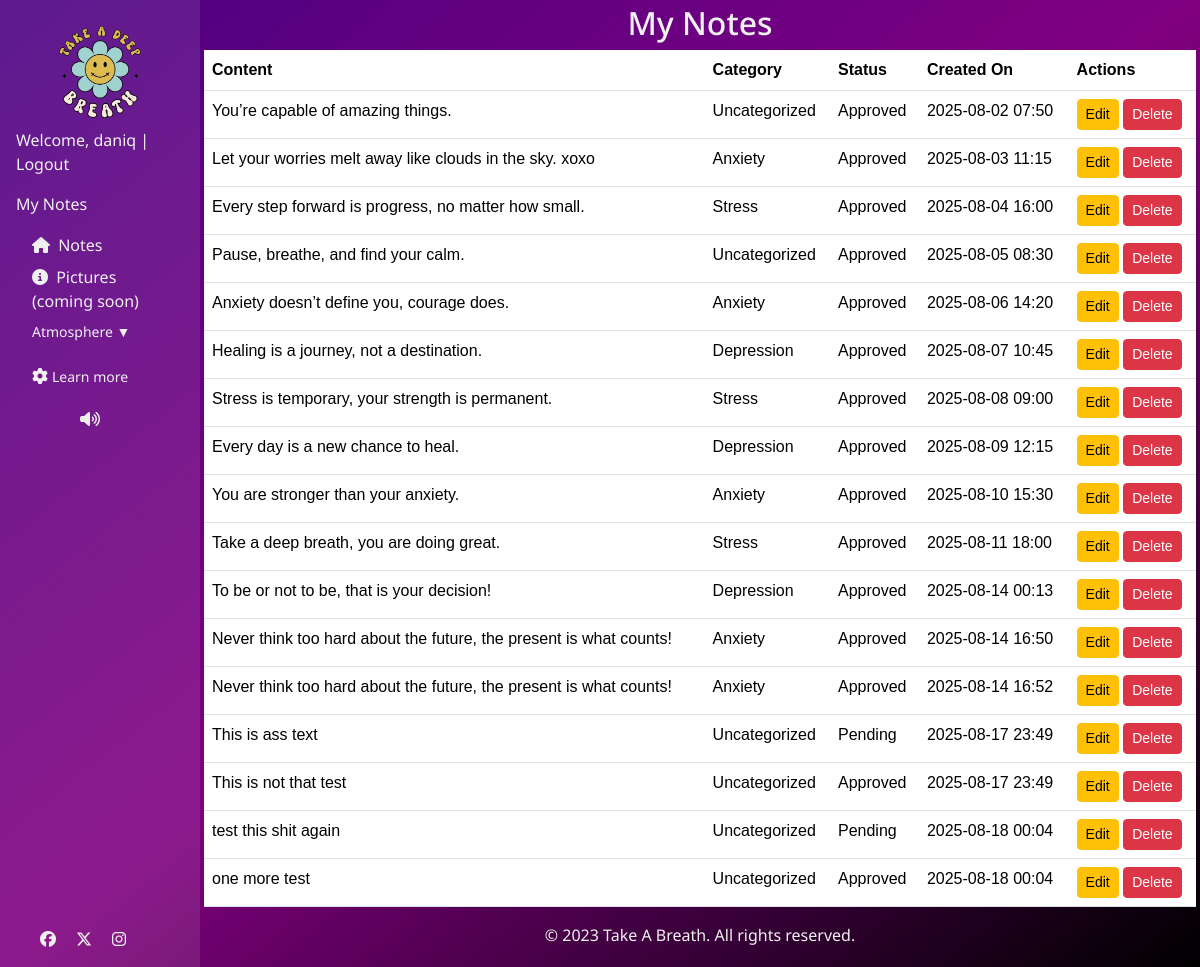
Screenshot of /my-notes/ (signed in) with the database file from the repository.
### quote/models.py (models this page shows, shortened)
class Note(models.Model):
    CATEGORY = (
        (0, "Uncategorized"),
        (1, "Stress"),
        (2, "Depression"),
        (3, "Anxiety"),
    )
    STATUS = (
        (0, "Pending"),
        (1, "Approved"),
        (2, "Denied"),
    )
    content = models.CharField(max_length=100)
    name = models.CharField(max_length=100, default='anonymous', blank=True)
    created_on = models.DateTimeField(auto_now_add=True)
    status = models.IntegerField(choices=STATUS, default=0)
    category = models.IntegerField(choices = CATEGORY, default=0, blank=True)
    author = models.ForeignKey(
        User,
        on_delete=models.SET(get_removed_user),
        related_name="notes",
    )
    class Meta:
        ordering = ["created_on"] # Order by creation date in ascending order

### quote/views.py (the view)
# urls.py: path('my-notes/', views.MyNotesView.as_view(), name='my_notes'),
class MyNotesView(LoginRequiredMixin, ListView):
    model = Note
    template_name = "quote/my-notes.html"
    context_object_name = "notes"
    def get_queryset(self):
        return Note.objects.filter(author=self.request.user)

### quote/templates/quote/my-notes.html
{% extends "base.html" %}
{% block content %}
<h2>My Notes</h2>
{% if notes %}
<table class="table">
  <thead>
    <tr>
      <th>Content</th>
      <th>Category</th>
      <th>Status</th>
      <th>Created On</th>
      <th>Actions</th>
    </tr>
  </thead>
  <tbody>
    {% for note in notes %}
    <tr>
      <td>{{ note.content }}</td>
      <td>{{ note.get_category_display }}</td>
      <td>{{ note.get_status_display }}</td>
      <td>{{ note.created_on|date:"Y-m-d H:i" }}</td>
      <td>
        <a href="{% url 'edit_note' note.pk %}" class="btn btn-sm btn-warning">Edit</a>
        <a href="{% url 'delete_note' note.pk %}" class="btn btn-sm btn-danger">Delete</a>
      </td>
    </tr>
    {% endfor %}
  </tbody>
</table>
{% else %}
<p>You haven't written any notes yet.</p>
{% endif %}
{% endblock %}

### templates/base.html (shortened to what this page needs)
{% load static %} {% url 'home' as home_url %}
<!DOCTYPE html>
<html lang="en">
  <head>
    <link
      href="https://cdn.jsdelivr.net/npm/bootstrap@5.3.3/dist/css/bootstrap.min.css"
      rel="stylesheet"
    />
    <link rel="stylesheet" href="{% static 'css/style.css' %}" />
  </head>
  <body class="theme-space">
    <div class="sidebar" id="sidebar">
      <img
        id="logo"
        src="{% static 'images/Logoo-removebg-preview.png' %}"
        alt="Logo"
        class="img-fluid"
      />
      {% if user.is_authenticated %}
      <p>
        Welcome, {{ user.username }} | <a href="{% url 'logout' %}">Logout</a>
      </p>
      <a href="{% url 'my_notes' %}">My Notes</a>
      {% else %}
      <p>
        <a href="{% url 'login' %}">Login</a> |
        <a href="{% url 'signup' %}">Sign Up</a>
      </p>
      {% endif %}
      <ul class="nav-list">
        <li>
          <a href="{% url 'home' %}"><i class="fas fa-home"></i> Notes </a>
        </li>
        <li>
          <a href="#"
            ><i class="fas fa-info-circle"></i> Pictures (coming soon)</a
          >
        </li>
        <li>
          <div class="dropdown-container">
            <div class="dropdown-header">Atmosphere ▼</div>
          </div>
        </li>
        <li>
          <div class="dropdown-container">
            <div class="dropdown-header">
              <i class="fas fa-cog"></i>Learn more
            </div>
          </div>
        </li>
        <i id="toggleAudio" class="fa-solid fa-volume-high"></i>
      </ul>
      <div id="social-links-nav">
        <a
          href="https://www.facebook.com/"
          target="_blank"
          aria-label="Visit us on Facebook.(Opens in new tab)"
          rel="noopener"
        >
          <i class="fa-brands fa-facebook"></i>
        </a>
        <a
          href="https://www.twitter.com/"
          target="_blank"
          aria-label="Visit us on Twitter.(Opens in new tab)"
          rel="noopener"
        >
          <i class="fa-brands fa-x-twitter"></i>
        </a>
        <a
          href="https://www.instagram.com/"
          target="_blank"
          aria-label="Visit us on Instagram.(Opens in new tab)"
          rel="noopener"
        >
          <i class="fa-brands fa-instagram"></i>
        </a>
      </div>
    </div>
    <main class="flex-shrink-0 main-bg">
      {% block content %}{% endblock content %}
      <footer class="mt-auto" id="footer">
        <div class="container">
          <p>&copy; 2023 Take A Breath. All rights reserved.</p>
        </div>
      </footer>
    </main>
  </body>
</html>

### static/css/style.css (style rules this page uses)
:root { --primary-font: "Noto Sans", serif; --notes-font: "Allison", sans-serif; --white: white; --primary-color: #f0f0f0; --black: black; }
body { margin: 0; font-family: sans-serif; min-height: 100vh; color: pink; display: flex; background-repeat: no-repeat; }
h2, label, p, a, li, i { font-family: var(--primary-font); color: var(--primary-color); }
main { flex: 1; display: flex; flex-direction: column; align-items: center; justify-content: flex-start; padding: 0.25rem; position: relative; overflow: visible; }
ul { list-style: none; padding: 0; margin: 0; }
a { text-decoration: none; }
i { padding-right: 0.25rem; font-size: 1rem; }
.sidebar { background: rgba(255, 255, 255, 0.1); padding: 1rem; width: 200px; }
.nav-list { display: flex; flex-direction: column; gap: 0.5rem; padding: 1rem; }
#toggleAudio { padding-left: 3rem; }
#social-links-nav { display: flex; gap: 1rem; bottom: 1rem; left: 2.5rem; position: fixed; z-index: 1000; }
.theme-space { background: linear-gradient(to bottom right, #d8b4fe, #c4b5fd); color: #3730a3; }
body.theme-space { background: linear-gradient(to bottom right, indigo, purple, black); }
#footer { bottom: -5rem; }
.dropdown-container { margin-bottom: 1rem; }
.dropdown-header { cursor: pointer; user-select: none; }

### rows the page displays
Note: content "You’re capable of amazing things.", category "Uncategorized", status "Approved", created_on "2025-08-02 07:50"
Note: content "Let your worries melt away like clouds in the sky. xoxo", category "Anxiety", status "Approved", created_on "2025-08-03 11:15"
Note: content "Every step forward is progress, no matter how small.", category "Stress", status "Approved", created_on "2025-08-04 16:00"
Note: content "Pause, breathe, and find your calm.", category "Uncategorized", status "Approved", created_on "2025-08-05 08:30"
Note: content "Anxiety doesn’t define you, courage does.", category "Anxiety", status "Approved", created_on "2025-08-06 14:20"
Note: content "Healing is a journey, not a destination.", category "Depression", status "Approved", created_on "2025-08-07 10:45"
Note: content "Stress is temporary, your strength is permanent.", category "Stress", status "Approved", created_on "2025-08-08 09:00"
Note: content "Every day is a new chance to heal.", category "Depression", status "Approved", created_on "2025-08-09 12:15"
Note: content "You are stronger than your anxiety.", category "Anxiety", status "Approved", created_on "2025-08-10 15:30"
Note: content "Take a deep breath, you are doing great.", category "Stress", status "Approved", created_on "2025-08-11 18:00"
Note: content "To be or not to be, that is your decision!", category "Depression", status "Approved", created_on "2025-08-14 00:13"
Note: content "Never think too hard about the future, the present is what counts!", category "Anxiety", status "Approved", created_on "2025-08-14 16:50"
Note: content "Never think too hard about the future, the present is what counts!", category "Anxiety", status "Approved", created_on "2025-08-14 16:52"
Note: content "This is ass text", category "Uncategorized", status "Pending", created_on "2025-08-17 23:49"
Note: content "This is not that test", category "Uncategorized", status "Approved", created_on "2025-08-17 23:49"
Note: content "test this shit again", category "Uncategorized", status "Pending", created_on "2025-08-18 00:04"
Note: content "one more test", category "Uncategorized", status "Approved", created_on "2025-08-18 00:04"

### other values shown
{{ user.username }} "daniq"
